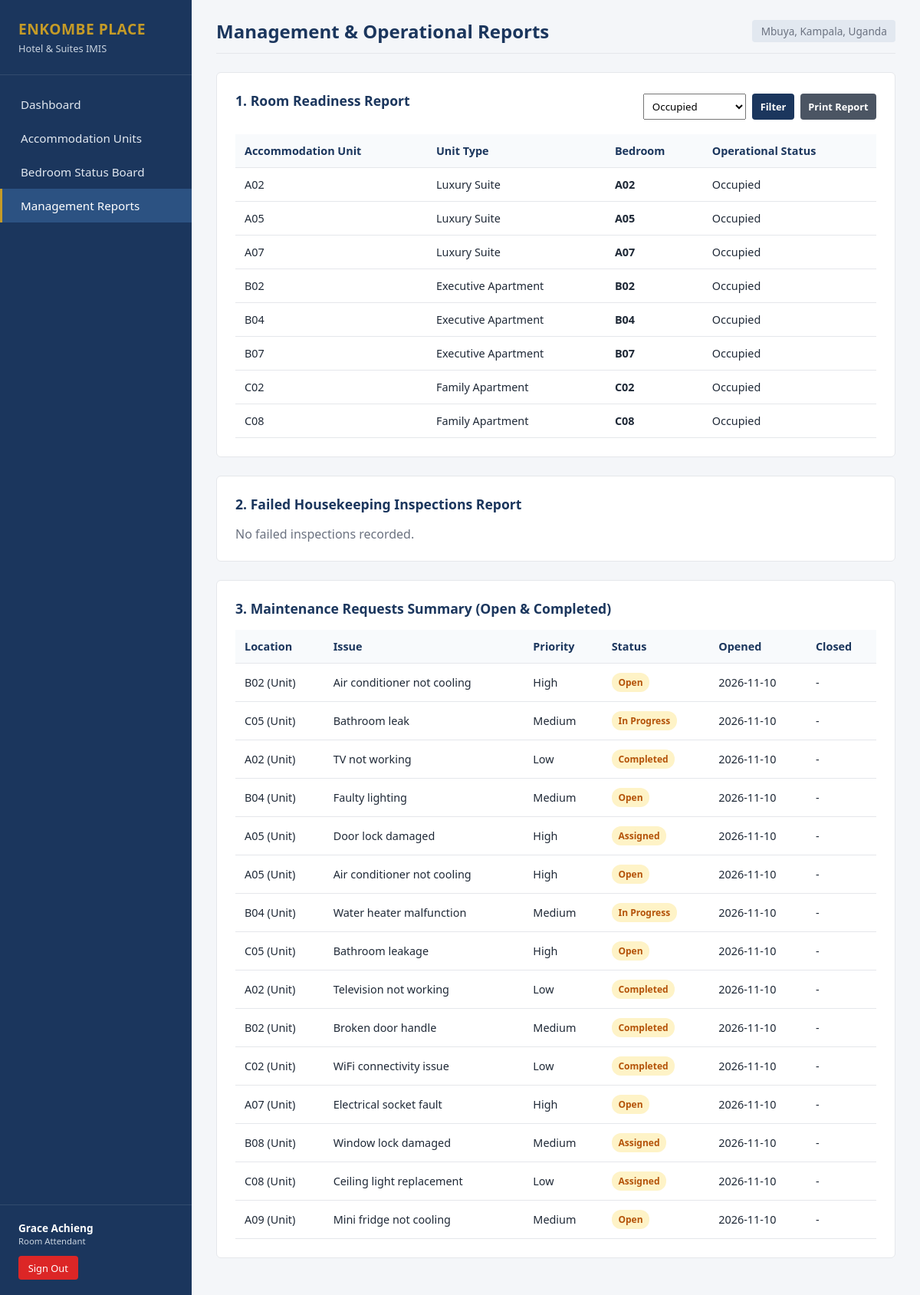
The page /reports.php?room_status=Occupied (signed in) on the database its author committed.
### tables this page shows
CREATE TABLE `accommodation_units` (
  `unit_id` int(11) NOT NULL,
  `unit_name` varchar(100) DEFAULT NULL,
  `unit_type` varchar(100) DEFAULT NULL,
  `bedrooms` int(11) DEFAULT NULL,
  `status` varchar(50) DEFAULT NULL
);

### reports.php (the view, shortened to what this page needs)
<?php
require_once 'config.php';
require_once 'layout.php';
$statusFilter = $_GET['room_status'] ?? '';
$sql = "SELECT u.unit_name AS bedroom_no, u.status AS room_status, u.unit_name, u.unit_type
        FROM accommodation_units u";
$params = [];
if ($statusFilter !== '') {
    $sql .= " WHERE u.status = ?";
    $params[] = $statusFilter;
}
$sql .= " ORDER BY u.unit_name";
$stmt = $pdo->prepare($sql);
$stmt->execute($params);
$roomReport = $stmt->fetchAll();
$failedInspections = $pdo->query("
    SELECT t.date_assigned AS inspection_date, 'Reopened for cleaning' AS comments, t.room_number AS bedroom_no,
           COALESCE(u.unit_name, t.room_number) AS unit_name, COALESCE(s.fullname, 'Unassigned') AS cleaner
    FROM housekeeping_tasks t
    LEFT JOIN accommodation_units u ON t.room_number = u.unit_name
    LEFT JOIN staff s ON t.assigned_staff = s.staff_id
    WHERE t.task_status = 'Reopened'
    ORDER BY t.date_assigned DESC
")->fetchAll();
$maintSummary = $pdo->query("
    SELECT m.status, m.priority_level AS priority, m.issue_description AS issue,
           m.report_date AS opened_date, NULL AS closed_date,
           CONCAT(m.location_name, ' (Unit)') AS target
    FROM maintenance_requests m
    ORDER BY m.report_date DESC
")->fetchAll();
?>
<div class="panel">
    <div style="display:flex; justify-content:space-between; align-items:center; margin-bottom:1rem;">
        <h2>1. Room Readiness Report</h2>
        <form method="GET" style="display:flex; gap:0.5rem;">
            <select name="room_status" style="padding:0.4rem;">
               <?php foreach (['Ready', 'Occupied', 'Needs Cleaning', 'Maintenance'] as $st): ?>
                    <option value="<?= $st ?>" <?= $statusFilter === $st ? 'selected' : '' ?>><?= $st ?></option>
                <?php endforeach; ?>
            </select>
            <button type="submit" class="btn btn-sm">Filter</button>
            <button type="button" onclick="window.print()" class="btn btn-sm" style="background:#4b5563;">Print Report</button>
        </form>
    </div>
    <table>
        <thead>
            <tr>
                <th>Accommodation Unit</th>
                <th>Unit Type</th>
                <th>Bedroom</th>
                <th>Operational Status</th>
            </tr>
        </thead>
        <tbody>
            <?php foreach ($roomReport as $r): ?>
            <tr>
                <td><?= htmlspecialchars($r['unit_name']) ?></td>
                <td><?= htmlspecialchars($r['unit_type']) ?></td>
                <td><strong><?= htmlspecialchars($r['bedroom_no']) ?></strong></td>
                <td><?= htmlspecialchars($r['room_status']) ?></td>
            </tr>
            <?php endforeach; ?>
        </tbody>
    </table>
</div>
<div class="panel">
    <h2>2. Failed Housekeeping Inspections Report</h2>
    <?php if (empty($failedInspections)): ?>
        <p style="color:#6b7280;">No failed inspections recorded.</p>
    <?php endif; ?>
</div>
<div class="panel">
    <h2>3. Maintenance Requests Summary (Open & Completed)</h2>
    <table>
        <thead>
            <tr>
                <th>Location</th>
                <th>Issue</th>
                <th>Priority</th>
                <th>Status</th>
                <th>Opened</th>
                <th>Closed</th>
            </tr>
        </thead>
        <tbody>
            <?php foreach ($maintSummary as $ms): ?>
            <tr>
                <td><?= htmlspecialchars($ms['target']) ?></td>
                <td><?= htmlspecialchars($ms['issue']) ?></td>
                <td><?= htmlspecialchars($ms['priority']) ?></td>
                <td><span class="badge <?= $ms['status'] === 'Closed' ? 'badge-ready' : 'badge-dirty' ?>"><?= $ms['status'] ?></span></td>
                <td><?= htmlspecialchars($ms['opened_date']) ?></td>
                <td><?= htmlspecialchars($ms['closed_date'] ?? '-') ?></td>
            </tr>
            <?php endforeach; ?>
        </tbody>
    </table>
</div>

### style.css (style rules this page uses)
:root { --primary: #1b365d; --secondary: #2c5282; --accent: #c59b27; --bg: #f4f6f9; --card: #ffffff; --text: #1f2937; --muted: #6b7280; --border: #e5e7eb; --success: #15803d; --warning: #b45309; --danger: #b91c1c; --info: #1d4ed8; }
* { box-sizing: border-box; margin: 0; padding: 0; font-family: 'Segoe UI', Tahoma, sans-serif; }
body { background: var(--bg); color: var(--text); }
.panel { background: var(--card); padding: 1.5rem; border-radius: 6px; border: 1px solid var(--border); margin-bottom: 1.5rem; }
.panel h2 { font-size: 1.1rem; color: var(--primary); margin-bottom: 1rem; }
.btn { padding: 0.6rem 1.1rem; border: none; border-radius: 4px; cursor: pointer; font-weight: 600; font-size: 0.9rem; background: var(--primary); color: #fff; }
.btn-sm { padding: 0.35rem 0.65rem; font-size: 0.8rem; }
table { width: 100%; border-collapse: collapse; font-size: 0.9rem; }
th, td { padding: 0.75rem; text-align: left; border-bottom: 1px solid var(--border); }
th { background: #f8fafc; color: var(--primary); font-weight: 600; }
.badge { display: inline-block; padding: 0.25rem 0.55rem; border-radius: 12px; font-size: 0.75rem; font-weight: 600; }
.badge-dirty, .badge-warn { background: #fef3c7; color: var(--warning); }

### rows shown on the page
accommodation_units: unit_name "A02", unit_type "Luxury Suite", status "Occupied"
accommodation_units: unit_name "A05", unit_type "Luxury Suite", status "Occupied"
accommodation_units: unit_name "A07", unit_type "Luxury Suite", status "Occupied"
accommodation_units: unit_name "B02", unit_type "Executive Apartment", status "Occupied"
accommodation_units: unit_name "B04", unit_type "Executive Apartment", status "Occupied"
accommodation_units: unit_name "B07", unit_type "Executive Apartment", status "Occupied"
accommodation_units: unit_name "C02", unit_type "Family Apartment", status "Occupied"
accommodation_units: unit_name "C08", unit_type "Family Apartment", status "Occupied"

### other values the page prints
$fullName "Grace Achieng"
$role "Room Attendant"
$title "Management & Operational Reports"
$ms['target'] "B02 (Unit)"
$ms['issue'] "Air conditioner not cooling"
$ms['priority'] "High"
$ms['status'] "Open"
$ms['opened_date'] "2026-11-10"
$ms['closed_date'] "-"
$ms['target'] "C05 (Unit)"
$ms['issue'] "Bathroom leak"
$ms['priority'] "Medium"
$ms['status'] "In Progress"
$ms['target'] "A02 (Unit)"
$ms['issue'] "TV not working"
